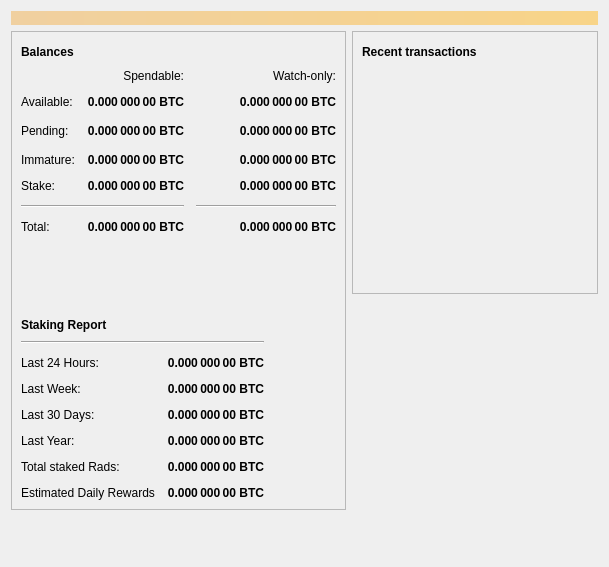
<?xml version="1.0" encoding="UTF-8"?>
<ui version="4.0">
 <class>OverviewPage</class>
 <widget class="QWidget" name="OverviewPage">
  <property name="geometry">
   <rect>
    <x>0</x>
    <y>0</y>
    <width>609</width>
    <height>567</height>
   </rect>
  </property>
  <property name="windowTitle">
   <string>Form</string>
  </property>
  <layout class="QVBoxLayout" name="topLayout">
   <item>
    <widget class="QLabel" name="labelAlerts">
     <property name="visible">
      <bool>false</bool>
     </property>
     <property name="styleSheet">
      <string notr="true">QLabel { background-color: qlineargradient(x1: 0, y1: 0, x2: 1, y2: 0, stop:0 #F0D0A0, stop:1 #F8D488); color:#000000; }</string>
     </property>
     <property name="wordWrap">
      <bool>true</bool>
     </property>
     <property name="margin">
      <number>3</number>
     </property>
     <property name="textInteractionFlags">
      <set>Qt::TextSelectableByMouse</set>
     </property>
    </widget>
   </item>
   <item>
    <layout class="QHBoxLayout" name="horizontalLayout" stretch="1,1">
     <item>
      <layout class="QVBoxLayout" name="verticalLayout_2">
       <item>
        <widget class="QFrame" name="frame">
         <property name="frameShape">
          <enum>QFrame::StyledPanel</enum>
         </property>
         <property name="frameShadow">
          <enum>QFrame::Raised</enum>
         </property>
         <layout class="QVBoxLayout" name="verticalLayout_4">
          <item>
           <layout class="QHBoxLayout" name="horizontalLayout_4">
            <item>
             <widget class="QLabel" name="label_5">
              <property name="font">
               <font>
                <weight>75</weight>
                <bold>true</bold>
               </font>
              </property>
              <property name="text">
               <string>Balances</string>
              </property>
             </widget>
            </item>
            <item>
             <widget class="QPushButton" name="labelWalletStatus">
              <property name="enabled">
               <bool>true</bool>
              </property>
              <property name="maximumSize">
               <size>
                <width>30</width>
                <height>16777215</height>
               </size>
              </property>
              <property name="toolTip">
               <string>The displayed information may be out of date. Your wallet automatically synchronizes with the Bitcoin network after a connection is established, but this process has not completed yet.</string>
              </property>
              <property name="text">
               <string/>
              </property>
              <property name="icon">
               <iconset>
                <normaloff>:/icons/warning</normaloff>
                <disabledoff>:/icons/warning</disabledoff>:/icons/warning</iconset>
              </property>
              <property name="iconSize">
               <size>
                <width>24</width>
                <height>24</height>
               </size>
              </property>
              <property name="flat">
               <bool>true</bool>
              </property>
             </widget>
            </item>
            <item>
             <spacer name="horizontalSpacer_3">
              <property name="orientation">
               <enum>Qt::Horizontal</enum>
              </property>
              <property name="sizeHint" stdset="0">
               <size>
                <width>40</width>
                <height>20</height>
               </size>
              </property>
             </spacer>
            </item>
           </layout>
          </item>
          <item>
           <layout class="QGridLayout" name="gridLayout">
            <property name="spacing">
             <number>12</number>
            </property>
            <item row="2" column="2">
             <widget class="QLabel" name="labelWatchPending">
              <property name="font">
               <font>
                <weight>75</weight>
                <bold>true</bold>
               </font>
              </property>
              <property name="cursor">
               <cursorShape>IBeamCursor</cursorShape>
              </property>
              <property name="toolTip">
               <string>Unconfirmed transactions to watch-only addresses</string>
              </property>
              <property name="text">
               <string notr="true">0.000 000 00 BTC</string>
              </property>
              <property name="alignment">
               <set>Qt::AlignRight|Qt::AlignTrailing|Qt::AlignVCenter</set>
              </property>
              <property name="textInteractionFlags">
               <set>Qt::LinksAccessibleByMouse|Qt::TextSelectableByKeyboard|Qt::TextSelectableByMouse</set>
              </property>
             </widget>
            </item>
            <item row="2" column="1">
             <widget class="QLabel" name="labelUnconfirmed">
              <property name="font">
               <font>
                <weight>75</weight>
                <bold>true</bold>
               </font>
              </property>
              <property name="cursor">
               <cursorShape>IBeamCursor</cursorShape>
              </property>
              <property name="toolTip">
               <string>Total of transactions that have yet to be confirmed, and do not yet count toward the spendable balance</string>
              </property>
              <property name="text">
               <string notr="true">0.000 000 00 BTC</string>
              </property>
              <property name="alignment">
               <set>Qt::AlignRight|Qt::AlignTrailing|Qt::AlignVCenter</set>
              </property>
              <property name="textInteractionFlags">
               <set>Qt::LinksAccessibleByMouse|Qt::TextSelectableByKeyboard|Qt::TextSelectableByMouse</set>
              </property>
             </widget>
            </item>
            <item row="3" column="2">
             <widget class="QLabel" name="labelWatchImmature">
              <property name="font">
               <font>
                <weight>75</weight>
                <bold>true</bold>
               </font>
              </property>
              <property name="cursor">
               <cursorShape>IBeamCursor</cursorShape>
              </property>
              <property name="toolTip">
               <string>Mined balance in watch-only addresses that has not yet matured</string>
              </property>
              <property name="text">
               <string notr="true">0.000 000 00 BTC</string>
              </property>
              <property name="alignment">
               <set>Qt::AlignRight|Qt::AlignTrailing|Qt::AlignVCenter</set>
              </property>
              <property name="textInteractionFlags">
               <set>Qt::LinksAccessibleByMouse|Qt::TextSelectableByKeyboard|Qt::TextSelectableByMouse</set>
              </property>
             </widget>
            </item>
            <item row="5" column="0" colspan="2">
             <widget class="Line" name="line">
              <property name="orientation">
               <enum>Qt::Horizontal</enum>
              </property>
             </widget>
            </item>
            <item row="5" column="2">
             <widget class="Line" name="lineWatchBalance">
              <property name="sizePolicy">
               <sizepolicy hsizetype="Preferred" vsizetype="Fixed">
                <horstretch>0</horstretch>
                <verstretch>0</verstretch>
               </sizepolicy>
              </property>
              <property name="minimumSize">
               <size>
                <width>140</width>
                <height>0</height>
               </size>
              </property>
              <property name="orientation">
               <enum>Qt::Horizontal</enum>
              </property>
             </widget>
            </item>
            <item row="6" column="0">
             <widget class="QLabel" name="labelTotalText">
              <property name="text">
               <string>Total:</string>
              </property>
             </widget>
            </item>
            <item row="3" column="1">
             <widget class="QLabel" name="labelImmature">
              <property name="font">
               <font>
                <weight>75</weight>
                <bold>true</bold>
               </font>
              </property>
              <property name="cursor">
               <cursorShape>IBeamCursor</cursorShape>
              </property>
              <property name="toolTip">
               <string>Mined balance that has not yet matured</string>
              </property>
              <property name="text">
               <string notr="true">0.000 000 00 BTC</string>
              </property>
              <property name="alignment">
               <set>Qt::AlignRight|Qt::AlignTrailing|Qt::AlignVCenter</set>
              </property>
              <property name="textInteractionFlags">
               <set>Qt::LinksAccessibleByMouse|Qt::TextSelectableByKeyboard|Qt::TextSelectableByMouse</set>
              </property>
             </widget>
            </item>
            <item row="2" column="3">
             <spacer name="horizontalSpacer_2">
              <property name="orientation">
               <enum>Qt::Horizontal</enum>
              </property>
              <property name="sizeHint" stdset="0">
               <size>
                <width>40</width>
                <height>20</height>
               </size>
              </property>
             </spacer>
            </item>
            <item row="3" column="0">
             <widget class="QLabel" name="labelImmatureText">
              <property name="text">
               <string>Immature:</string>
              </property>
             </widget>
            </item>
            <item row="6" column="1">
             <widget class="QLabel" name="labelTotal">
              <property name="font">
               <font>
                <weight>75</weight>
                <bold>true</bold>
               </font>
              </property>
              <property name="cursor">
               <cursorShape>IBeamCursor</cursorShape>
              </property>
              <property name="toolTip">
               <string>Your current total balance</string>
              </property>
              <property name="text">
               <string notr="true">0.000 000 00 BTC</string>
              </property>
              <property name="alignment">
               <set>Qt::AlignRight|Qt::AlignTrailing|Qt::AlignVCenter</set>
              </property>
              <property name="textInteractionFlags">
               <set>Qt::LinksAccessibleByMouse|Qt::TextSelectableByKeyboard|Qt::TextSelectableByMouse</set>
              </property>
             </widget>
            </item>
            <item row="6" column="2">
             <widget class="QLabel" name="labelWatchTotal">
              <property name="font">
               <font>
                <weight>75</weight>
                <bold>true</bold>
               </font>
              </property>
              <property name="cursor">
               <cursorShape>IBeamCursor</cursorShape>
              </property>
              <property name="toolTip">
               <string>Current total balance in watch-only addresses</string>
              </property>
              <property name="text">
               <string notr="true">0.000 000 00 BTC</string>
              </property>
              <property name="alignment">
               <set>Qt::AlignRight|Qt::AlignTrailing|Qt::AlignVCenter</set>
              </property>
              <property name="textInteractionFlags">
               <set>Qt::LinksAccessibleByMouse|Qt::TextSelectableByKeyboard|Qt::TextSelectableByMouse</set>
              </property>
             </widget>
            </item>
            <item row="0" column="2">
             <widget class="QLabel" name="labelWatchonly">
              <property name="text">
               <string>Watch-only:</string>
              </property>
              <property name="alignment">
               <set>Qt::AlignRight|Qt::AlignTrailing|Qt::AlignVCenter</set>
              </property>
             </widget>
            </item>
            <item row="1" column="0">
             <widget class="QLabel" name="labelBalanceText">
              <property name="text">
               <string>Available:</string>
              </property>
             </widget>
            </item>
            <item row="1" column="1">
             <widget class="QLabel" name="labelBalance">
              <property name="font">
               <font>
                <weight>75</weight>
                <bold>true</bold>
               </font>
              </property>
              <property name="cursor">
               <cursorShape>IBeamCursor</cursorShape>
              </property>
              <property name="toolTip">
               <string>Your current spendable balance</string>
              </property>
              <property name="text">
               <string notr="true">0.000 000 00 BTC</string>
              </property>
              <property name="alignment">
               <set>Qt::AlignRight|Qt::AlignTrailing|Qt::AlignVCenter</set>
              </property>
              <property name="textInteractionFlags">
               <set>Qt::LinksAccessibleByMouse|Qt::TextSelectableByKeyboard|Qt::TextSelectableByMouse</set>
              </property>
             </widget>
            </item>
            <item row="1" column="2">
             <widget class="QLabel" name="labelWatchAvailable">
              <property name="font">
               <font>
                <weight>75</weight>
                <bold>true</bold>
               </font>
              </property>
              <property name="cursor">
               <cursorShape>IBeamCursor</cursorShape>
              </property>
              <property name="toolTip">
               <string>Your current balance in watch-only addresses</string>
              </property>
              <property name="text">
               <string notr="true">0.000 000 00 BTC</string>
              </property>
              <property name="alignment">
               <set>Qt::AlignRight|Qt::AlignTrailing|Qt::AlignVCenter</set>
              </property>
              <property name="textInteractionFlags">
               <set>Qt::LinksAccessibleByMouse|Qt::TextSelectableByKeyboard|Qt::TextSelectableByMouse</set>
              </property>
             </widget>
            </item>
            <item row="2" column="0">
             <widget class="QLabel" name="labelPendingText">
              <property name="text">
               <string>Pending:</string>
              </property>
             </widget>
            </item>
            <item row="0" column="1">
             <widget class="QLabel" name="labelSpendable">
              <property name="text">
               <string>Spendable:</string>
              </property>
              <property name="alignment">
               <set>Qt::AlignRight|Qt::AlignTrailing|Qt::AlignVCenter</set>
              </property>
             </widget>
            </item>
            <item row="4" column="0">
             <widget class="QLabel" name="labelStakeText">
              <property name="text">
               <string>Stake:</string>
              </property>
             </widget>
            </item>
            <item row="4" column="1">
             <widget class="QLabel" name="labelStake">
              <property name="font">
               <font>
                <weight>75</weight>
                <bold>true</bold>
               </font>
              </property>
              <property name="text">
               <string>0.000 000 00 BTC</string>
              </property>
              <property name="alignment">
               <set>Qt::AlignRight|Qt::AlignTrailing|Qt::AlignVCenter</set>
              </property>
              <property name="textInteractionFlags">
               <set>Qt::LinksAccessibleByMouse|Qt::TextSelectableByKeyboard|Qt::TextSelectableByMouse</set>
              </property>
             </widget>
            </item>
            <item row="4" column="2">
             <widget class="QLabel" name="labelWatchStake">
              <property name="font">
               <font>
                <weight>75</weight>
                <bold>true</bold>
               </font>
              </property>
              <property name="text">
               <string>0.000 000 00 BTC</string>
              </property>
              <property name="alignment">
               <set>Qt::AlignRight|Qt::AlignTrailing|Qt::AlignVCenter</set>
              </property>
              <property name="textInteractionFlags">
               <set>Qt::LinksAccessibleByMouse|Qt::TextSelectableByKeyboard|Qt::TextSelectableByMouse</set>
              </property>
             </widget>
            </item>
            <item row="2" column="3">
             <spacer name="horizontalSpacer_21">
              <property name="orientation">
               <enum>Qt::Horizontal</enum>
              </property>
              <property name="sizeHint" stdset="0">
               <size>
                <width>40</width>
                <height>20</height>
               </size>
              </property>
             </spacer>
            </item>
           </layout>
          </item>
          <item>
           <spacer name="verticalSpacer_3">
            <property name="orientation">
             <enum>Qt::Vertical</enum>
            </property>
            <property name="sizeType">
             <enum>QSizePolicy::Fixed</enum>
            </property>
            <property name="sizeHint" stdset="0">
             <size>
              <width>20</width>
              <height>75</height>
             </size>
            </property>
           </spacer>
          </item>
          <item>
           <layout class="QHBoxLayout" name="horizontalLayout_stakereport">
            <item>
             <widget class="QLabel" name="label_StakeReport_Text">
              <property name="font">
               <font>
                <weight>75</weight>
                <bold>true</bold>
               </font>
              </property>
              <property name="text">
               <string>Staking Report</string>
              </property>
             </widget>
            </item>
            <item>
             <spacer name="horizontalSpacer_31">
              <property name="orientation">
               <enum>Qt::Horizontal</enum>
              </property>
              <property name="sizeHint" stdset="0">
               <size>
                <width>40</width>
                <height>20</height>
               </size>
              </property>
             </spacer>
            </item>
           </layout>
          </item>
          <item>
           <layout class="QGridLayout" name="reportlayout">
            <property name="spacing">
             <number>12</number>
            </property>
            <item row="0" column="0" colspan="2">
             <widget class="Line" name="line">
              <property name="orientation">
               <enum>Qt::Horizontal</enum>
              </property>
             </widget>
            </item>
            <item row="2" column="0">
             <widget class="QLabel" name="label24hStakingStatsText">
              <property name="text">
               <string>Last 24 Hours:</string>
              </property>
             </widget>
            </item>
            <item row="2" column="1">
             <widget class="QLabel" name="label24hStakingStats">
              <property name="font">
               <font>
                <weight>75</weight>
                <bold>true</bold>
               </font>
              </property>
              <property name="cursor">
               <cursorShape>IBeamCursor</cursorShape>
              </property>
              <property name="toolTip">
               <string>Total VAL staked in the past 24 Hours</string>
              </property>
              <property name="text">
               <string notr="true">0.000 000 00 BTC</string>
              </property>
              <property name="alignment">
               <set>Qt::AlignRight|Qt::AlignTrailing|Qt::AlignVCenter</set>
              </property>
              <property name="textInteractionFlags">
               <set>Qt::LinksAccessibleByMouse|Qt::TextSelectableByKeyboard|Qt::TextSelectableByMouse</set>
              </property>
             </widget>
            </item>
            <item row="2" column="2">
             <widget class="QLabel" name="spacer">
              <property name="font">
               <font>
                <weight>75</weight>
                <bold>true</bold>
               </font>
              </property>
              <property name="cursor">
               <cursorShape>IBeamCursor</cursorShape>
              </property>
              <property name="toolTip">
               <string/>
              </property>
              <property name="text">
               <string notr="true"/>
              </property>
              <property name="alignment">
               <set>Qt::AlignRight|Qt::AlignTrailing|Qt::AlignVCenter</set>
              </property>
              <property name="textInteractionFlags">
               <set>Qt::LinksAccessibleByMouse|Qt::TextSelectableByKeyboard|Qt::TextSelectableByMouse</set>
              </property>
             </widget>
            </item>
            <item row="3" column="0">
             <widget class="QLabel" name="label7dStakingStatsText">
              <property name="text">
               <string>Last Week:</string>
              </property>
             </widget>
            </item>
            <item row="3" column="1">
             <widget class="QLabel" name="label7dStakingStats">
              <property name="font">
               <font>
                <weight>75</weight>
                <bold>true</bold>
               </font>
              </property>
              <property name="cursor">
               <cursorShape>IBeamCursor</cursorShape>
              </property>
              <property name="toolTip">
               <string>Total RADS staked in the past Week</string>
              </property>
              <property name="text">
               <string notr="true">0.000 000 00 BTC</string>
              </property>
              <property name="alignment">
               <set>Qt::AlignRight|Qt::AlignTrailing|Qt::AlignVCenter</set>
              </property>
              <property name="textInteractionFlags">
               <set>Qt::LinksAccessibleByMouse|Qt::TextSelectableByKeyboard|Qt::TextSelectableByMouse</set>
              </property>
             </widget>
            </item>
            <item row="4" column="0">
             <widget class="QLabel" name="label30dStakingStatsText">
              <property name="text">
               <string>Last 30 Days:</string>
              </property>
             </widget>
            </item>
            <item row="4" column="1">
             <widget class="QLabel" name="label30dStakingStats">
              <property name="font">
               <font>
                <weight>75</weight>
                <bold>true</bold>
               </font>
              </property>
              <property name="cursor">
               <cursorShape>IBeamCursor</cursorShape>
              </property>
              <property name="toolTip">
               <string>Total RADS staked in the past 30 days</string>
              </property>
              <property name="text">
               <string notr="true">0.000 000 00 BTC</string>
              </property>
              <property name="alignment">
               <set>Qt::AlignRight|Qt::AlignTrailing|Qt::AlignVCenter</set>
              </property>
              <property name="textInteractionFlags">
               <set>Qt::LinksAccessibleByMouse|Qt::TextSelectableByKeyboard|Qt::TextSelectableByMouse</set>
              </property>
             </widget>
            </item>
            <item row="5" column="0">
             <widget class="QLabel" name="label1yStakingStatsText">
              <property name="text">
               <string>Last Year:</string>
              </property>
             </widget>
            </item>
            <item row="5" column="1">
             <widget class="QLabel" name="label1yStakingStats">
              <property name="font">
               <font>
                <weight>75</weight>
                <bold>true</bold>
               </font>
              </property>
              <property name="cursor">
               <cursorShape>IBeamCursor</cursorShape>
              </property>
              <property name="toolTip">
               <string>Total RADS staked in the past Year</string>
              </property>
              <property name="text">
               <string notr="true">0.000 000 00 BTC</string>
              </property>
              <property name="alignment">
               <set>Qt::AlignRight|Qt::AlignTrailing|Qt::AlignVCenter</set>
              </property>
              <property name="textInteractionFlags">
               <set>Qt::LinksAccessibleByMouse|Qt::TextSelectableByKeyboard|Qt::TextSelectableByMouse</set>
              </property>
             </widget>
            </item>
            <item row="6" column="0">
             <widget class="QLabel" name="labelallStakingStatsText">
              <property name="text">
               <string>Total staked Rads:</string>
              </property>
             </widget>
            </item>
            <item row="6" column="1">
             <widget class="QLabel" name="labelallStakingStats">
              <property name="font">
               <font>
                <weight>75</weight>
                <bold>true</bold>
               </font>
              </property>
              <property name="cursor">
               <cursorShape>IBeamCursor</cursorShape>
              </property>
              <property name="toolTip">
               <string>Total RADS staked in the history of this wallet</string>
              </property>
              <property name="text">
               <string notr="true">0.000 000 00 BTC</string>
              </property>
              <property name="alignment">
               <set>Qt::AlignRight|Qt::AlignTrailing|Qt::AlignVCenter</set>
              </property>
              <property name="textInteractionFlags">
               <set>Qt::LinksAccessibleByMouse|Qt::TextSelectableByKeyboard|Qt::TextSelectableByMouse</set>
              </property>
             </widget>
            </item>
            <item row="7" column="0">
             <widget class="QLabel" name="labelExpectedStakingStatsText">
              <property name="text">
               <string>Estimated Daily Rewards</string>
              </property>
             </widget>
            </item>
            <item row="7" column="1">
             <widget class="QLabel" name="labelExpectedStakingStats">
              <property name="font">
               <font>
                <weight>75</weight>
                <bold>true</bold>
               </font>
              </property>
              <property name="cursor">
               <cursorShape>IBeamCursor</cursorShape>
              </property>
              <property name="toolTip">
               <string>Estimated rewards for 24 hours of staking</string>
              </property>
              <property name="text">
               <string notr="true">0.000 000 00 BTC</string>
              </property>
              <property name="alignment">
               <set>Qt::AlignRight|Qt::AlignTrailing|Qt::AlignVCenter</set>
              </property>
              <property name="textInteractionFlags">
               <set>Qt::LinksAccessibleByMouse|Qt::TextSelectableByKeyboard|Qt::TextSelectableByMouse</set>
              </property>
             </widget>
            </item>
           </layout>
          </item>
         </layout>
        </widget>
       </item>
       <item>
        <spacer name="verticalSpacer">
         <property name="orientation">
          <enum>Qt::Vertical</enum>
         </property>
         <property name="sizeHint" stdset="0">
          <size>
           <width>20</width>
           <height>40</height>
          </size>
         </property>
        </spacer>
       </item>
      </layout>
     </item>
     <item>
      <layout class="QVBoxLayout" name="verticalLayout_3">
       <item>
        <widget class="QFrame" name="frame_2">
         <property name="frameShape">
          <enum>QFrame::StyledPanel</enum>
         </property>
         <property name="frameShadow">
          <enum>QFrame::Raised</enum>
         </property>
         <layout class="QVBoxLayout" name="verticalLayout">
          <item>
           <layout class="QHBoxLayout" name="horizontalLayout_2">
            <item>
             <widget class="QLabel" name="label_4">
              <property name="font">
               <font>
                <weight>75</weight>
                <bold>true</bold>
               </font>
              </property>
              <property name="text">
               <string>Recent transactions</string>
              </property>
             </widget>
            </item>
            <item>
             <widget class="QPushButton" name="labelTransactionsStatus">
              <property name="enabled">
               <bool>true</bool>
              </property>
              <property name="maximumSize">
               <size>
                <width>30</width>
                <height>16777215</height>
               </size>
              </property>
              <property name="toolTip">
               <string>The displayed information may be out of date. Your wallet automatically synchronizes with the Bitcoin network after a connection is established, but this process has not completed yet.</string>
              </property>
              <property name="text">
               <string/>
              </property>
              <property name="icon">
               <iconset>
                <normaloff>:/icons/warning</normaloff>
                <disabledoff>:/icons/warning</disabledoff>:/icons/warning</iconset>
              </property>
              <property name="iconSize">
               <size>
                <width>24</width>
                <height>24</height>
               </size>
              </property>
              <property name="flat">
               <bool>true</bool>
              </property>
             </widget>
            </item>
            <item>
             <spacer name="horizontalSpacer">
              <property name="orientation">
               <enum>Qt::Horizontal</enum>
              </property>
              <property name="sizeHint" stdset="0">
               <size>
                <width>40</width>
                <height>20</height>
               </size>
              </property>
             </spacer>
            </item>
           </layout>
          </item>
          <item>
           <widget class="QListView" name="listTransactions">
            <property name="styleSheet">
             <string notr="true">QListView { background: transparent; }</string>
            </property>
            <property name="frameShape">
             <enum>QFrame::NoFrame</enum>
            </property>
            <property name="verticalScrollBarPolicy">
             <enum>Qt::ScrollBarAlwaysOff</enum>
            </property>
            <property name="horizontalScrollBarPolicy">
             <enum>Qt::ScrollBarAlwaysOff</enum>
            </property>
            <property name="selectionMode">
             <enum>QAbstractItemView::NoSelection</enum>
            </property>
           </widget>
          </item>
         </layout>
        </widget>
       </item>
       <item>
        <spacer name="verticalSpacer_2">
         <property name="orientation">
          <enum>Qt::Vertical</enum>
         </property>
         <property name="sizeHint" stdset="0">
          <size>
           <width>20</width>
           <height>40</height>
          </size>
         </property>
        </spacer>
       </item>
      </layout>
     </item>
    </layout>
   </item>
  </layout>
 </widget>
 <resources/>
 <connections/>
</ui>
